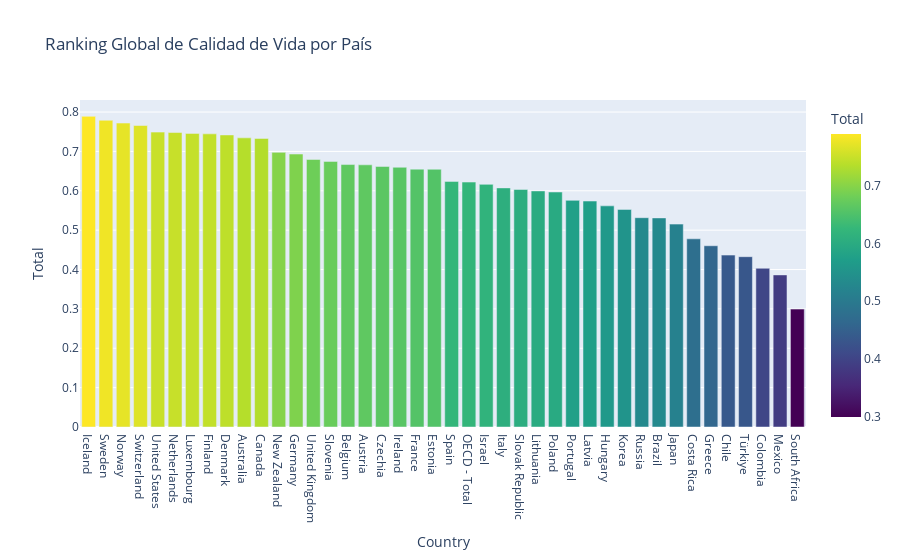

The code cell stored with this chart in its notebook:
### Code cell
df_promedios_por_dominio["Total"] = df_promedios_por_dominio.iloc[:, 1:].mean(axis=1)

fig = px.bar(
    df_promedios_por_dominio.sort_values("Total", ascending=False),
    x="Country",
    y="Total",
    title="Ranking Global de Calidad de Vida por País",
    color="Total",
    color_continuous_scale="Viridis"
)
fig.show()

### Figure 1 — Plotly figure (JSON) as saved in the notebook; plotly's stock layout.template omitted (floating-point values rounded to 4 significant figures)
{"data": [{"hovertemplate": "Country=%{x}<br>Total=%{marker.color}<extra></extra>", "legendgroup": "", "marker": {"color": [0.7891, 0.7791, 0.7721, 0.7659, 0.7491, 0.7481, 0.7458, 0.7446, 0.7418, 0.7345, 0.733, 0.6977, 0.6933, 0.6796, 0.6747, 0.6667, 0.6659, 0.6618, 0.6598, 0.6551, 0.6548, 0.6239, 0.6222, 0.6163, 0.6074, 0.6034, 0.5997, 0.5969, 0.5757, 0.5739, 0.5617, 0.5527, 0.5317, 0.5311, 0.5154, 0.478, 0.4604, 0.4367, 0.4327, 0.4032, 0.3864, 0.2995], "coloraxis": "coloraxis", "pattern": {"shape": ""}}, "name": "", "orientation": "v", "showlegend": false, "textposition": "auto", "type": "bar", "x": ["Iceland", "Sweden", "Norway", "Switzerland", "United States", "Netherlands", "Luxembourg", "Finland", "Denmark", "Australia", "Canada", "New Zealand", "Germany", "United Kingdom", "Slovenia", "Belgium", "Austria", "Czechia", "Ireland", "France", "Estonia", "Spain", "OECD - Total", "Israel", "Italy", "Slovak Republic", "Lithuania", "Poland", "Portugal", "Latvia", "Hungary", "Korea", "Russia", "Brazil", "Japan", "Costa Rica", "Greece", "Chile", "Türkiye", "Colombia", "Mexico", "South Africa"], "xaxis": "x", "y": [0.7891, 0.7791, 0.7721, 0.7659, 0.7491, 0.7481, 0.7458, 0.7446, 0.7418, 0.7345, 0.733, 0.6977, 0.6933, 0.6796, 0.6747, 0.6667, 0.6659, 0.6618, 0.6598, 0.6551, 0.6548, 0.6239, 0.6222, 0.6163, 0.6074, 0.6034, 0.5997, 0.5969, 0.5757, 0.5739, 0.5617, 0.5527, 0.5317, 0.5311, 0.5154, 0.478, 0.4604, 0.4367, 0.4327, 0.4032, 0.3864, 0.2995], "yaxis": "y"}], "layout": {"barmode": "relative", "coloraxis": {"colorbar": {"title": {"text": "Total"}}, "colorscale": [[0, "#440154"], [0.1111, "#482878"], [0.2222, "#3e4989"], [0.3333, "#31688e"], [0.4444, "#26828e"], [0.5556, "#1f9e89"], [0.6667, "#35b779"], [0.7778, "#6ece58"], [0.8889, "#b5de2b"], [1, "#fde725"]]}, "legend": {"tracegroupgap": 0}, "title": {"text": "Ranking Global de Calidad de Vida por País"}, "xaxis": {"anchor": "y", "domain": [0, 1], "title": {"text": "Country"}}, "yaxis": {"anchor": "x", "domain": [0, 1], "title": {"text": "Total"}}}}
